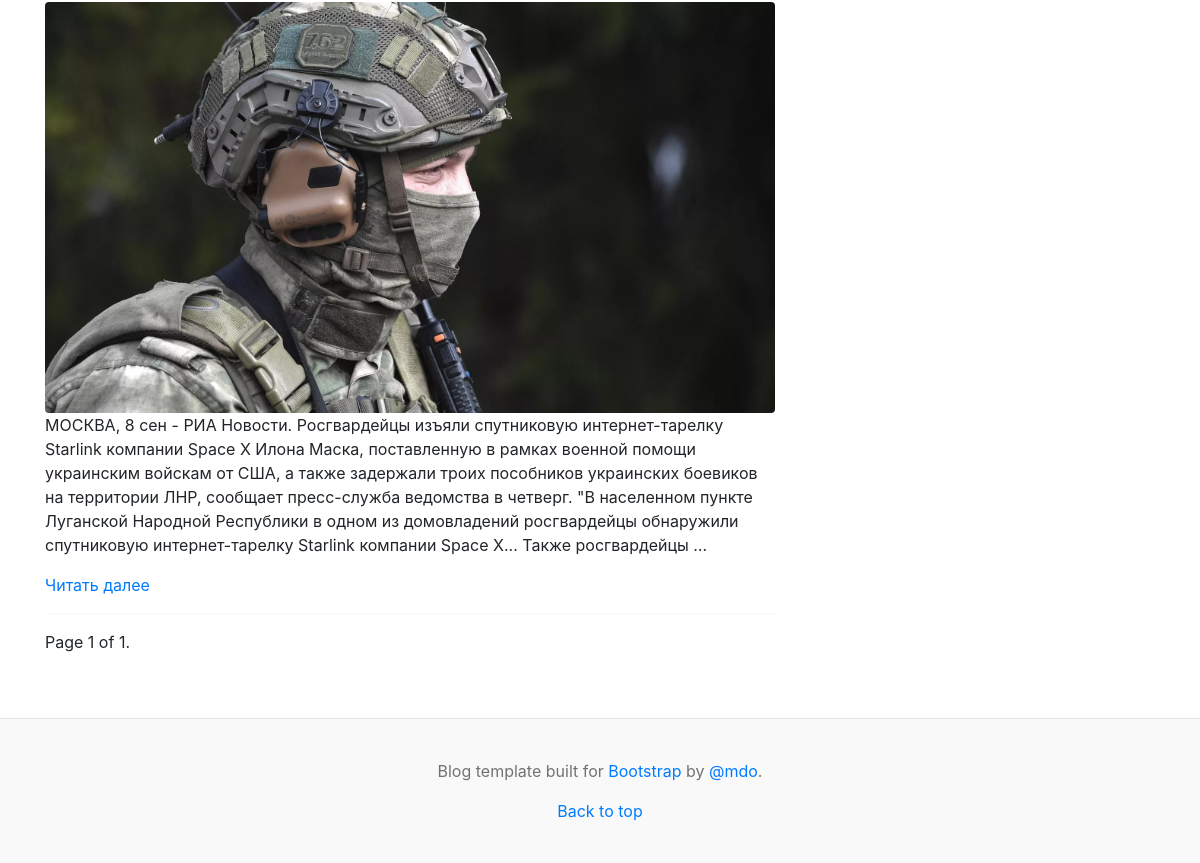
Page /category/1 (lower part) on the earlier database version.
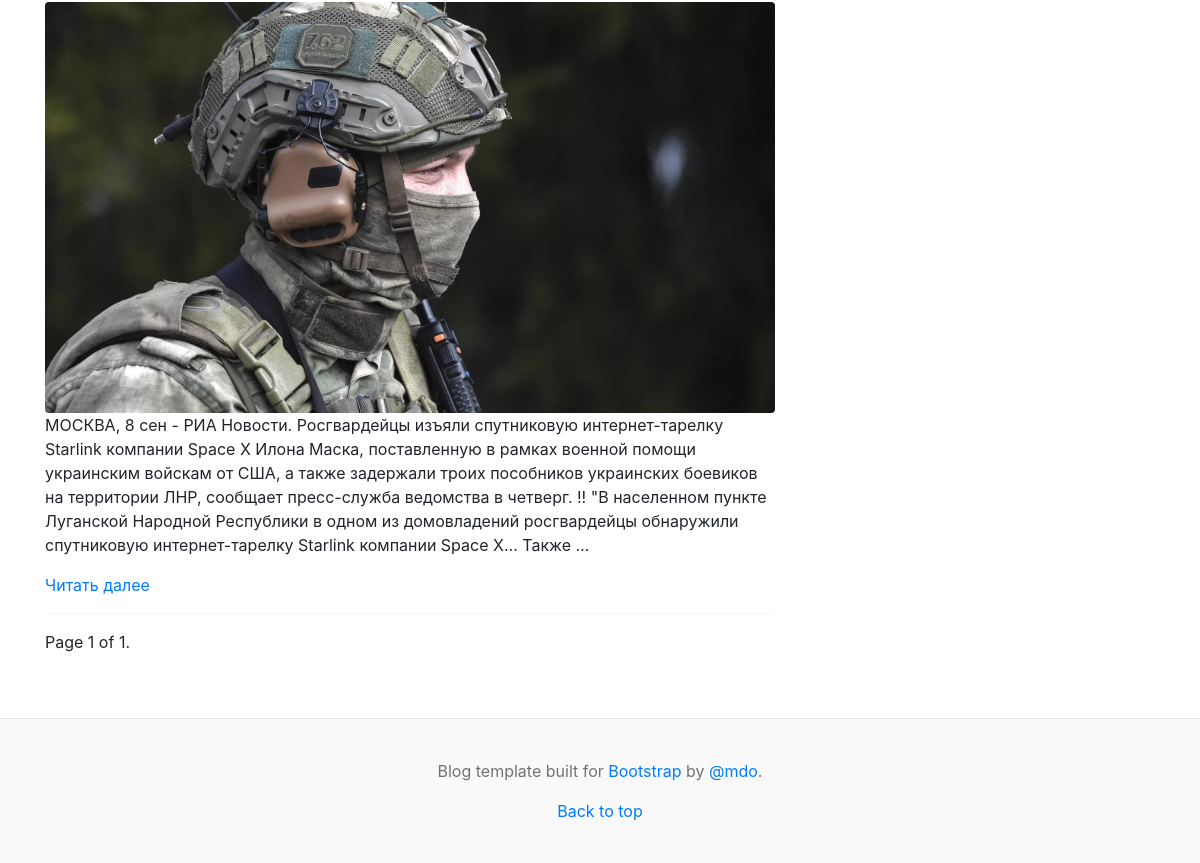
Same page on the later database version.
### blog/models.py (models this page shows, shortened)
class Post(models.Model):
    RUSSIA = '1'
    WORLD = '2'
    EX_USSR = '3'
    ECONOMY = '4'
    FORCE_STRUCTURES = '5'
    SCIENCE_AND_TECHNOLOGY = '6'
    CULTURE = '7'
    SPORT = '8'
    INTERNET_AND_MASS_MEDIA = '9'
    VALUES = '10'
    TRAVELS = '11'
    FROM_THE_LIFE = '12'
    CATEGORY = (
        (None, 'Выберите категорию'),
        (RUSSIA, 'Россия'),
        (WORLD, 'Мир'),
        (EX_USSR, 'Бывший СССР'),
        (ECONOMY, 'Экономика'),
        (FORCE_STRUCTURES, 'Силовые структуры'),
        (SCIENCE_AND_TECHNOLOGY, 'Наука и техника'),
        (CULTURE, 'Культура'),
        (SPORT, 'Спорт'),
        (INTERNET_AND_MASS_MEDIA, 'Интернет и СМИ'),
        (VALUES, 'Ценности'),
        (TRAVELS, 'Путешествия'),
        (FROM_THE_LIFE, 'Из жизни')
    )
    title = models.CharField(verbose_name='Название статьи', max_length=100)
    content = models.TextField(verbose_name='Содержание статьи')
    image = models.ImageField(
        verbose_name='Фото',
        upload_to='%Y/%m/%d/',
        blank=True
    )
    publication_date = models.DateTimeField(
        verbose_name='Дата публикации',
        default=timezone.now
    )
    owner = models.ForeignKey(User, on_delete=models.CASCADE, verbose_name='Автор')
    category = models.CharField(
        max_length=2,
        choices=CATEGORY
    )
    class Meta:
        ordering = ['-publication_date']

### blog/views.py (the view)
# urls.py: path('category/<int:category_id>', PostsByCategoryView.as_view(), name='posts_by_category'),
class PostsByCategoryView(ListView):
    model = Post
    template_name = 'blog/index.html'
    paginate_by = 3
    def get_queryset(self):
        qs = super().get_queryset()
        category_id = str(self.request.path_info).split('/')[-1]
        return qs.filter(category=category_id)

### blog/templates/blog/index.html (shortened to what this page needs)
{% extends "blog/base.html" %}
{% block content %}
<div class="row g-5">
    <div class="col-md-8">
        {% if object_list %}
        {% for post in object_list %}
            <p>
                {% if post.image %}
                    <img src="{{ post.image.url }}" class="img-fluid rounded fload-left" alt="">
                {% endif %}
                {{ post.content | truncatewords:60 }}
            </p>
            <a href="{% url 'blog:post_detail' post.id %}">Читать далее</a>
            <hr>
        {% endfor %}
        {% else %}
            <p>No posts are published yet.</p>
        {% endif %}
        <nav class="blog-pagination" aria-label="Pagination">
            <span>
                Page {{ page_obj.number }} of {{ page_obj.paginator.num_pages }}.
            </span>
        </nav>
    </div>
    <div class="col-md-4">
    </div>
</div>
{% endblock content %}

Differences in the rows shown:
changed Post: content "…пресс-служба ведомства в четверг. \"В населенном пункте Луганской Народной Республики в одном из домовладений росгвардейцы обнаружили спутниковую интернет-тарелку Starlink компании Space X... Также росгвардейцы …" → "…пресс-служба ведомства в четверг. !! \"В населенном пункте Луганской Народной Республики в одном из домовладений росгвардейцы обнаружили спутниковую интернет-тарелку Starlink компании Space X... Также …"
